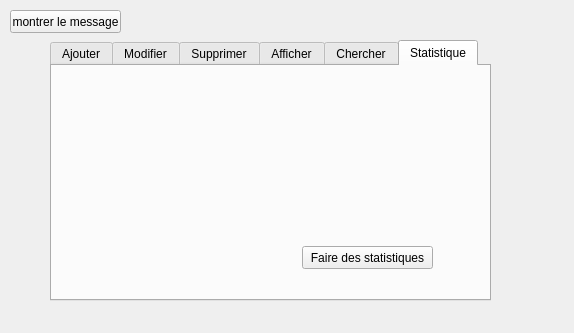
<?xml version="1.0" encoding="UTF-8"?>
<ui version="4.0">
 <class>Dialog_carte</class>
 <widget class="QDialog" name="Dialog_carte">
  <property name="geometry">
   <rect>
    <x>0</x>
    <y>0</y>
    <width>574</width>
    <height>333</height>
   </rect>
  </property>
  <property name="windowTitle">
   <string>Dialog</string>
  </property>
  <property name="windowIcon">
   <iconset resource="resource.qrc">
    <normaloff>:/myappico.png</normaloff>:/myappico.png</iconset>
  </property>
  <widget class="QTabWidget" name="tablecarte_2">
   <property name="geometry">
    <rect>
     <x>50</x>
     <y>40</y>
     <width>441</width>
     <height>261</height>
    </rect>
   </property>
   <property name="currentIndex">
    <number>5</number>
   </property>
   <widget class="QWidget" name="tab">
    <attribute name="title">
     <string>Ajouter</string>
    </attribute>
    <widget class="QLabel" name="label">
     <property name="geometry">
      <rect>
       <x>30</x>
       <y>50</y>
       <width>61</width>
       <height>16</height>
      </rect>
     </property>
     <property name="text">
      <string>Identifiant</string>
     </property>
    </widget>
    <widget class="QLabel" name="label_2">
     <property name="geometry">
      <rect>
       <x>30</x>
       <y>110</y>
       <width>91</width>
       <height>16</height>
      </rect>
     </property>
     <property name="text">
      <string>Nombre de points</string>
     </property>
    </widget>
    <widget class="QLabel" name="label_3">
     <property name="geometry">
      <rect>
       <x>30</x>
       <y>170</y>
       <width>101</width>
       <height>16</height>
      </rect>
     </property>
     <property name="text">
      <string>Nombre de voyages</string>
     </property>
    </widget>
    <widget class="QLineEdit" name="lineEdit">
     <property name="geometry">
      <rect>
       <x>170</x>
       <y>50</y>
       <width>113</width>
       <height>20</height>
      </rect>
     </property>
    </widget>
    <widget class="QLineEdit" name="lineEdit_2">
     <property name="geometry">
      <rect>
       <x>170</x>
       <y>110</y>
       <width>113</width>
       <height>20</height>
      </rect>
     </property>
    </widget>
    <widget class="QLineEdit" name="lineEdit_3">
     <property name="geometry">
      <rect>
       <x>170</x>
       <y>170</y>
       <width>113</width>
       <height>20</height>
      </rect>
     </property>
    </widget>
    <widget class="QPushButton" name="pushButton">
     <property name="geometry">
      <rect>
       <x>330</x>
       <y>190</y>
       <width>75</width>
       <height>23</height>
      </rect>
     </property>
     <property name="text">
      <string>Ajouter</string>
     </property>
    </widget>
   </widget>
   <widget class="QWidget" name="tab_2">
    <attribute name="title">
     <string>Modifier</string>
    </attribute>
    <widget class="QLabel" name="label_4">
     <property name="geometry">
      <rect>
       <x>20</x>
       <y>180</y>
       <width>101</width>
       <height>16</height>
      </rect>
     </property>
     <property name="text">
      <string>Nombre de voyages</string>
     </property>
    </widget>
    <widget class="QLabel" name="label_5">
     <property name="geometry">
      <rect>
       <x>20</x>
       <y>60</y>
       <width>61</width>
       <height>16</height>
      </rect>
     </property>
     <property name="text">
      <string>Identifiant</string>
     </property>
    </widget>
    <widget class="QLabel" name="label_6">
     <property name="geometry">
      <rect>
       <x>20</x>
       <y>120</y>
       <width>91</width>
       <height>16</height>
      </rect>
     </property>
     <property name="text">
      <string>Nombre de points</string>
     </property>
    </widget>
    <widget class="QLineEdit" name="lineEdit_4">
     <property name="geometry">
      <rect>
       <x>160</x>
       <y>50</y>
       <width>113</width>
       <height>20</height>
      </rect>
     </property>
    </widget>
    <widget class="QLineEdit" name="lineEdit_5">
     <property name="geometry">
      <rect>
       <x>160</x>
       <y>120</y>
       <width>113</width>
       <height>20</height>
      </rect>
     </property>
    </widget>
    <widget class="QLineEdit" name="lineEdit_6">
     <property name="geometry">
      <rect>
       <x>160</x>
       <y>180</y>
       <width>113</width>
       <height>20</height>
      </rect>
     </property>
    </widget>
    <widget class="QPushButton" name="pushButton_2">
     <property name="geometry">
      <rect>
       <x>330</x>
       <y>200</y>
       <width>75</width>
       <height>23</height>
      </rect>
     </property>
     <property name="text">
      <string>Modifier</string>
     </property>
    </widget>
   </widget>
   <widget class="QWidget" name="tab_3">
    <attribute name="title">
     <string>Supprimer</string>
    </attribute>
    <widget class="QLabel" name="label_7">
     <property name="geometry">
      <rect>
       <x>150</x>
       <y>50</y>
       <width>101</width>
       <height>16</height>
      </rect>
     </property>
     <property name="text">
      <string>Donner l'identifiant</string>
     </property>
    </widget>
    <widget class="QLineEdit" name="lineEdit_7">
     <property name="geometry">
      <rect>
       <x>140</x>
       <y>100</y>
       <width>113</width>
       <height>20</height>
      </rect>
     </property>
    </widget>
    <widget class="QPushButton" name="pushButton_3">
     <property name="geometry">
      <rect>
       <x>160</x>
       <y>150</y>
       <width>75</width>
       <height>23</height>
      </rect>
     </property>
     <property name="text">
      <string>Supprimer</string>
     </property>
    </widget>
   </widget>
   <widget class="QWidget" name="tab_4">
    <attribute name="title">
     <string>Afficher</string>
    </attribute>
    <widget class="QTableView" name="tablecarte">
     <property name="geometry">
      <rect>
       <x>50</x>
       <y>20</y>
       <width>331</width>
       <height>192</height>
      </rect>
     </property>
    </widget>
   </widget>
   <widget class="QWidget" name="tab_5">
    <attribute name="title">
     <string>Chercher</string>
    </attribute>
    <widget class="QLabel" name="label_8">
     <property name="geometry">
      <rect>
       <x>10</x>
       <y>40</y>
       <width>151</width>
       <height>16</height>
      </rect>
     </property>
     <property name="text">
      <string>Donner le nombre de voyage</string>
     </property>
    </widget>
    <widget class="QLineEdit" name="lineEdit_8">
     <property name="geometry">
      <rect>
       <x>20</x>
       <y>70</y>
       <width>113</width>
       <height>20</height>
      </rect>
     </property>
    </widget>
    <widget class="QPushButton" name="pushButton_4">
     <property name="geometry">
      <rect>
       <x>40</x>
       <y>110</y>
       <width>75</width>
       <height>23</height>
      </rect>
     </property>
     <property name="text">
      <string>Chercher</string>
     </property>
    </widget>
    <widget class="QTableView" name="tablecarte_3">
     <property name="geometry">
      <rect>
       <x>160</x>
       <y>30</y>
       <width>256</width>
       <height>192</height>
      </rect>
     </property>
    </widget>
   </widget>
   <widget class="QWidget" name="tab_6">
    <attribute name="title">
     <string>Statistique</string>
    </attribute>
    <widget class="QPushButton" name="pushButton_5">
     <property name="geometry">
      <rect>
       <x>250</x>
       <y>180</y>
       <width>131</width>
       <height>23</height>
      </rect>
     </property>
     <property name="text">
      <string>Faire des statistiques</string>
     </property>
    </widget>
   </widget>
  </widget>
  <widget class="QPushButton" name="showmessagepuchbutton">
   <property name="geometry">
    <rect>
     <x>10</x>
     <y>10</y>
     <width>111</width>
     <height>23</height>
    </rect>
   </property>
   <property name="text">
    <string>montrer le message</string>
   </property>
  </widget>
 </widget>
 <resources>
  <include location="resource.qrc"/>
 </resources>
 <connections/>
</ui>
